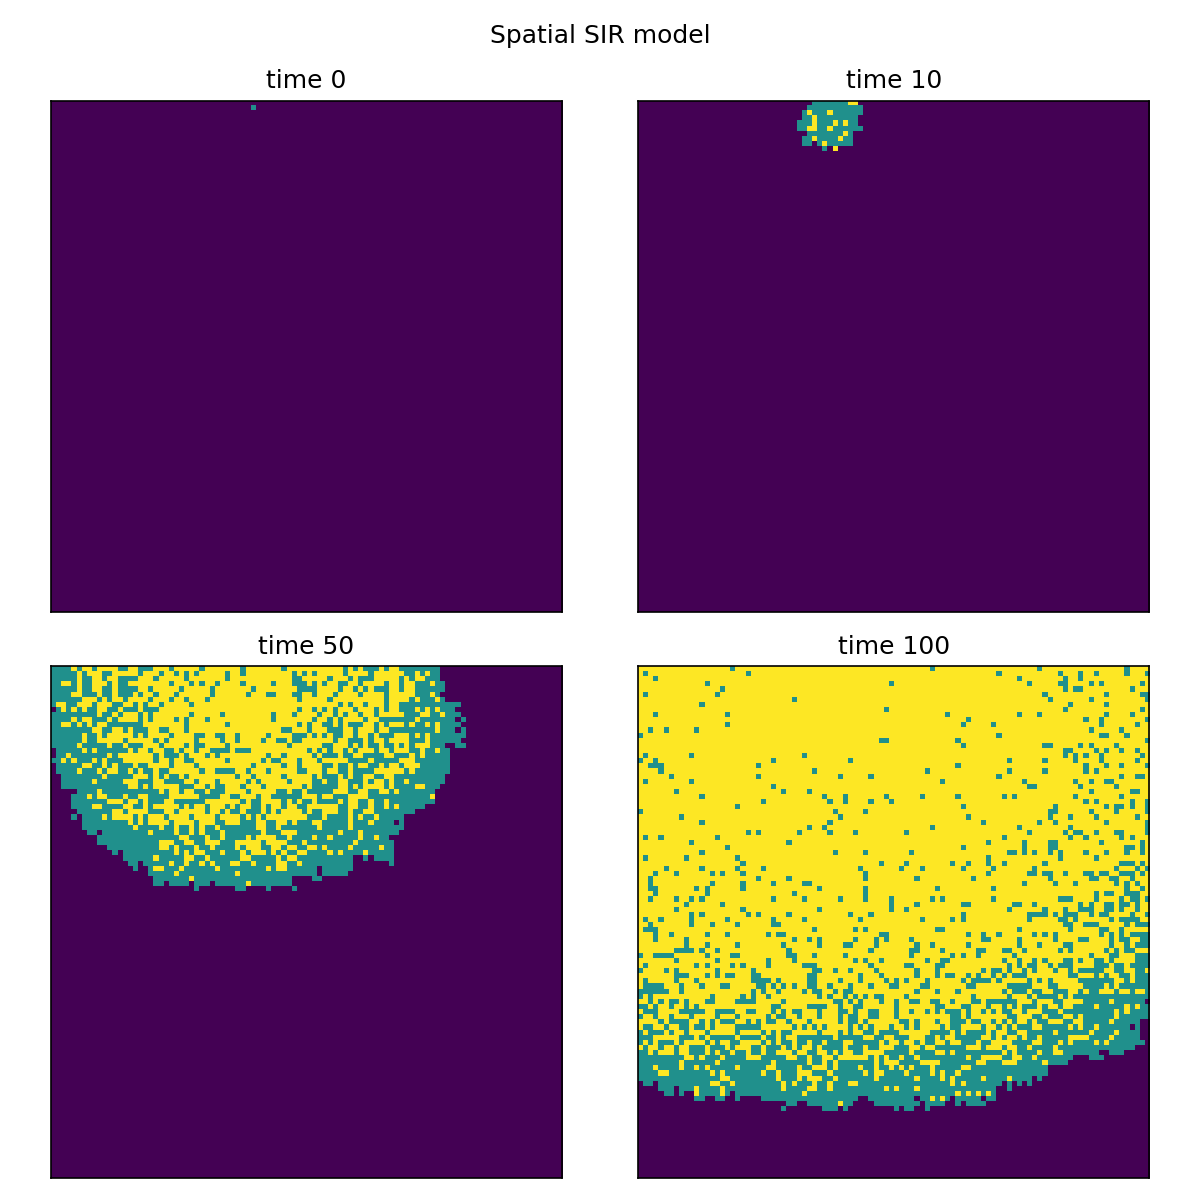

Here is the Python script that generated this plot:
import numpy as np
import matplotlib.pyplot as plt

# States
SUSCEPTIBLE = 0
INFECTED = 1
RECOVERED = 2

# Parameters
size = 100
beta = 0.3
gamma = 0.05
steps = 100

# Make population grid
population = np.zeros((size, size), dtype=int)

# Choose one random outbreak point
outbreak = np.random.choice(range(size), 2)
population[outbreak[0], outbreak[1]] = INFECTED

# Pseudocode
# 1. For each time step, find all infected cells.
# 2. For every infected cell, inspect its 8 neighbouring cells.
# 3. If a neighbour is susceptible, infect it with probability beta.
# 4. Allow the infected cell itself to recover with probability gamma.
# 5. Use a copy of the population so updates do not interfere within the same step.
# 6. Plot the grid at selected times to show spread through space and time.

def neighbours(x, y, max_size):
    coords = []
    for dx in [-1, 0, 1]:
        for dy in [-1, 0, 1]:
            if dx == 0 and dy == 0:
                continue
            nx, ny = x + dx, y + dy
            if 0 <= nx < max_size and 0 <= ny < max_size:
                coords.append((nx, ny))
    return coords

plot_times = [0, 10, 50, 100]
fig, axes = plt.subplots(2, 2, figsize=(8, 8), dpi=150)
axes = axes.flatten()
plot_index = 0

if 0 in plot_times:
    axes[plot_index].imshow(population, cmap='viridis', interpolation='nearest', vmin=0, vmax=2)
    axes[plot_index].set_title('time 0')
    plot_index += 1

for t in range(1, steps + 1):
    new_population = population.copy()
    infected_positions = np.argwhere(population == INFECTED)

    for x, y in infected_positions:
        for nx, ny in neighbours(x, y, size):
            if population[nx, ny] == SUSCEPTIBLE:
                if np.random.random() < beta:
                    new_population[nx, ny] = INFECTED

        if np.random.random() < gamma:
            new_population[x, y] = RECOVERED

    population = new_population

    if t in plot_times:
        axes[plot_index].imshow(population, cmap='viridis', interpolation='nearest', vmin=0, vmax=2)
        axes[plot_index].set_title(f'time {t}')
        plot_index += 1

for ax in axes:
    ax.set_xticks([])
    ax.set_yticks([])

plt.suptitle('Spatial SIR model')
plt.tight_layout()
plt.savefig('C:/Users/ASUS/OneDrive - International Campus, Zhejiang University/桌面/大学/上课文件、手册及其分组/大一下/IBI 1/IBI1_2025-26/IBI1_2025-26/Practical 9/spatial_SIR.png')
plt.close()
